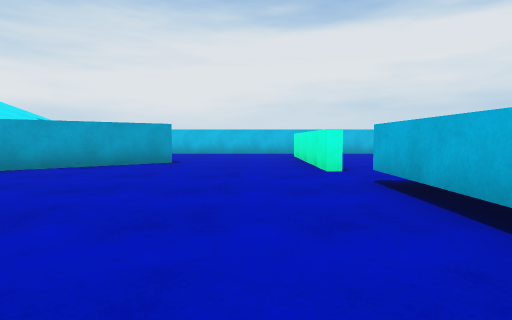
view 1 (above)

20 first-person views from a walk through a scene from a Unity 3-D project. The camera is 0.62 m above the floor, tilts 4° down and sees 80° across. The floor is counted in squares, 1 m on a side. Each view is taken from the middle of a square. On the plan, view 1 faces up. The plan holds only what a view shows up to about 9 squares ahead; the rest is blank. The place goes on beyond the plan. The player is left out.

view 2
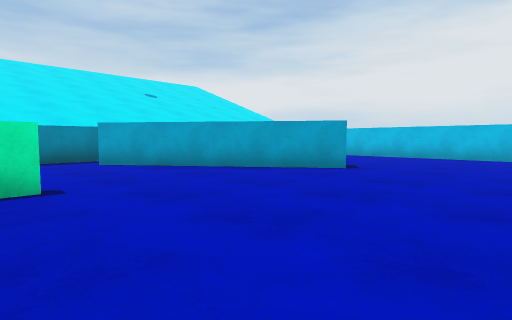

view 3
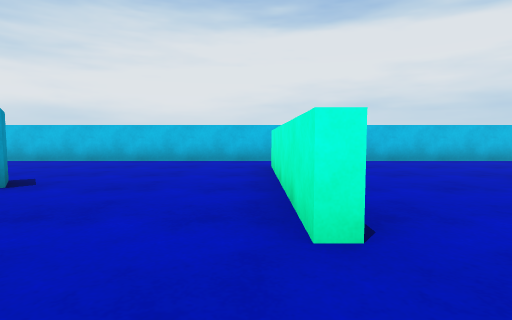

view 4
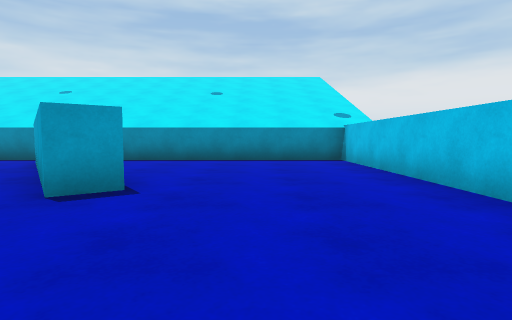

view 5
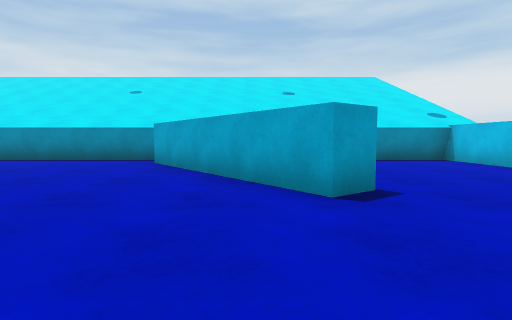

view 6
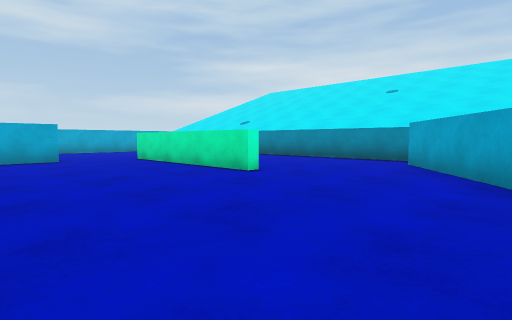

view 7
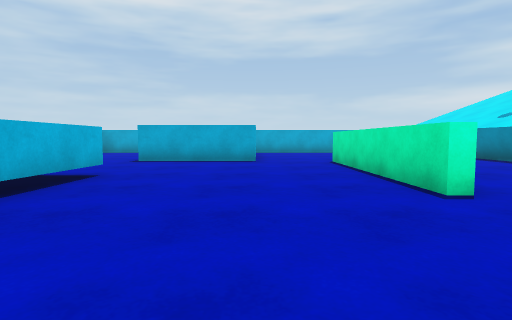

view 8
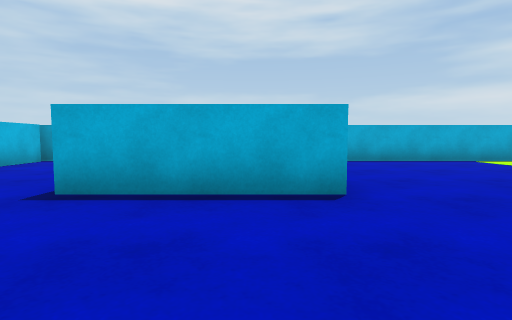

view 9
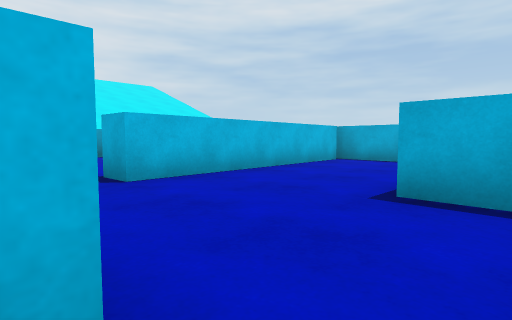

view 10
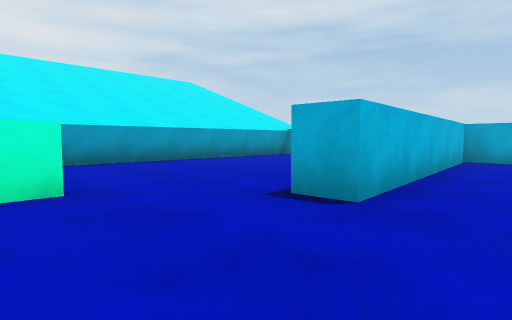

view 11
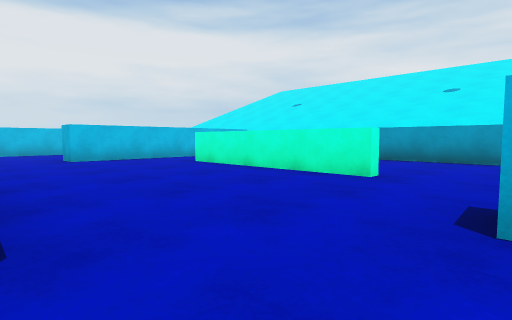

view 12
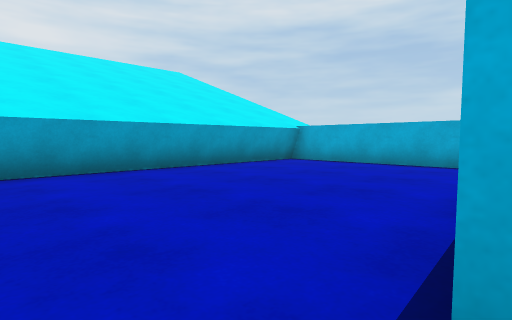

view 13
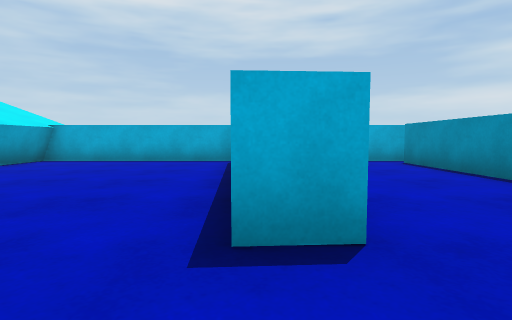

view 14
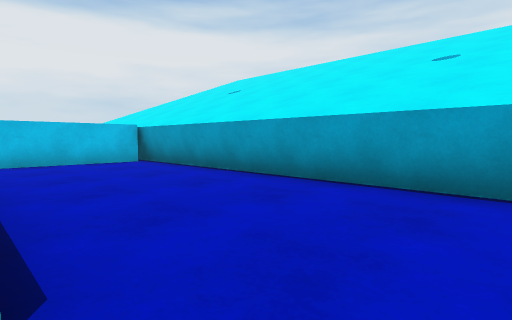

view 15
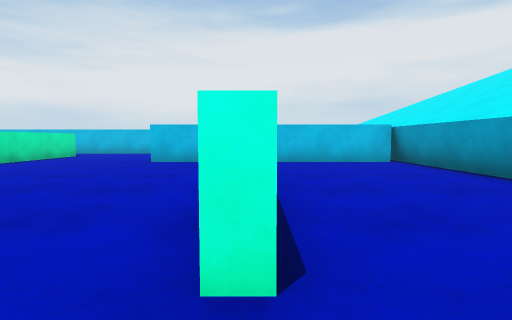

view 16
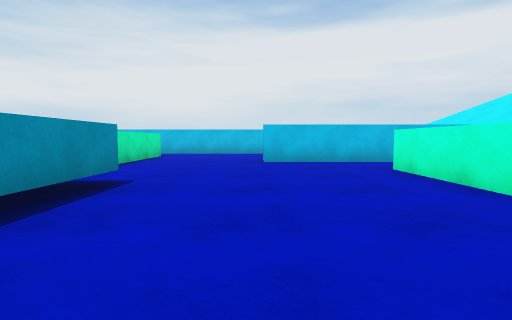

view 17
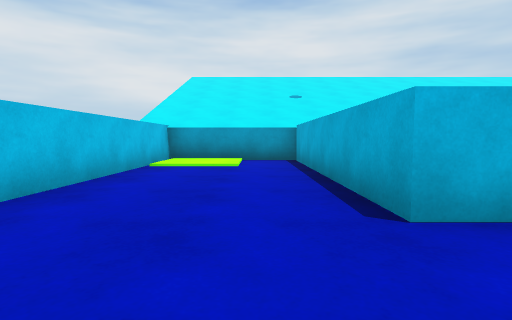

view 18
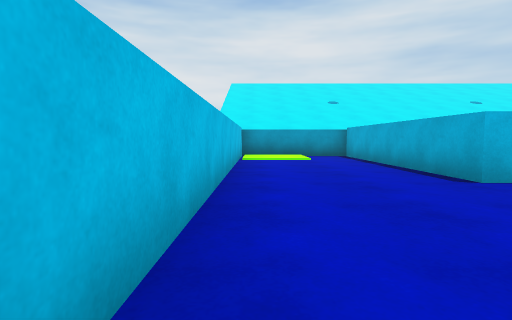

view 19
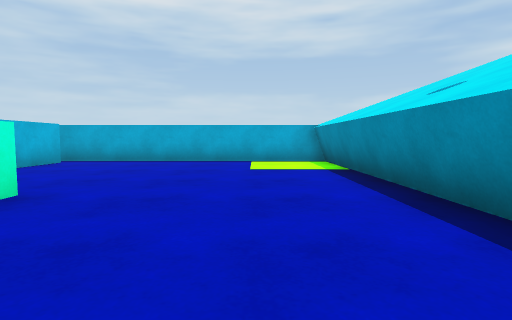

view 20
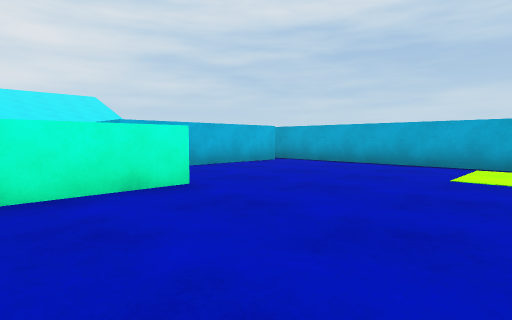

### Floor plan
Points are (right, up) in squares from view 1. A wall is a line through its corners. A room is listed if a view was taken in it or the views show most of it. See-through windows are left out.
Room 1 (views 1, 2, 3, 4, 5, 6, 7, 8, 9, 11, 16, 18, 19, 20)
walls: (-3.5, 2.7) (-3.1, 2.7) (-3.1, -2.4); (1.6, 0.8) (1.7, 4.4); (-1, -2.3) (2.2, -2.3); (-3.4, -2.4) (-3.4, -0.2); (1.8, 5.8) (1.3, 5.8) (1.3, 10.5); (-2.6, 8.4) (-2.1, 7.8) (-6.7, 4.4); (2.2, -3.5) (2.2, -6.9); (-1, -6.9) (-1, -3.8); (1.8, -7.5) (6, -7.5); (-7.9, -7.5) (-0.5, -7.5); (2.5, 12.5) (-7.9, 12.5); (-7.7, 12.5) (-7.7, -7.5); (5.7, -7.2) (5.4, -0.7)
low walls: (-7.9, 4.9) (-7.9, -0.5); (-7.9, -1.1) (-7.9, -7.5); (-7.9, 12.5) (-7.9, 6.1)
ways out: opening at (2, 5) to room 2; opening at (2, 11.5) to room 2; opening at (4.5, 0) to room 2
Room 2 (views 10, 12, 13, 17)
walls: (7.4, 8.1) (5.2, 8.1) (5.2, 8.9) (11.5, 8.9); (3.1, 4.4) (3, 2.2); (7.8, 2.6) (7.8, 6.2); (1.6, 9.1) (1.6, 7.4); (11.7, 8.5) (11.7, 12.5) (2.5, 12.5); (5.4, -0.7) (6.1, -0.7)
low walls: (11.9, 8.5) (11.9, 10.5)
ways out: opening at (2, 5) to room 1; opening at (2, 11.5) to room 1; opening at (4.5, 0) to room 1; opening at (7, 1) to room 3; opening at (8, 7) to room 3
Room 3 (views 14, 15)
walls: (7.8, 1.1) (7.8, 2.6); (11.7, -7.5) (11.7, 8.5); (6, -7.5) (11.9, -7.5); (11.6, 8.1) (7.4, 8.1)
low walls: (11.9, -5.4) (11.9, 8.4); (11.9, -7.5) (11.9, -5.5)
ways out: opening at (7, 1) to room 2; opening at (8, 7) to room 2

Positions as (right, up) in squares from view 1, and headings:
1: (0, 0), facing up
2: (1, 2), facing up-left
3: (1, 4), facing up
4: (1, 10), facing left
5: (1, 7), facing left
6: (1, 7), facing down-left
7: (-1, 6), facing down
8: (0, 1), facing down
9: (1, 1), facing down-right
10: (4, 2), facing down-right
11: (3, -1), facing up-right
12: (6, 0), facing down-right
13: (6, 1), facing down
14: (8, 0), facing up-right
15: (8, 0), facing up
16: (5, 0), facing up
17: (3, 10), facing right
18: (1, 12), facing right
19: (-6, 1), facing down
20: (-7, 0), facing down-right
